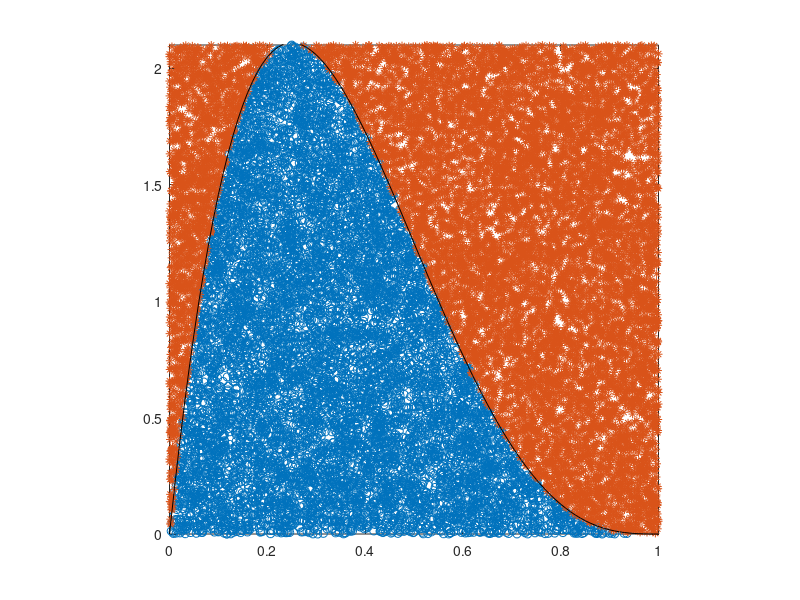

Source code (MATLAB): (Note: this script raises an error after producing the figure.)
%In-class example
%fun = 20*y*(1-y)^3;
c = 2.1;   % constant 
n=10000;  % generate 1000 rv's
% set up the arrays to store variates
x = zeros(1,n);  						% random variates
xy = zeros(1,n);						% corresponding y values
rej = zeros(1,n);						% rejected variates
rejy = zeros(1,n); % corresponding y values
irv=1;			
irej=1;
while irv <= n
   y = rand(1);  % random number from g(y)
   u = rand(1);  % random number for comparison
   if u <= (20*y*(1-y)^3)/c;
      x(irv)=y;
      xy(irv) = u*c;
      irv=irv+1
   else
             rej(irej)= y;
      rejy(irej) = u*c; % really comparing u*c<=2*y
      irej = irej + 1
   end
end

acceptance = irv/(irv+irej);
acceptance

figure(1)
plot(x, xy, "o", rej, rejy, "*")
hold on
xx = 0:0.01:1;
yy = 20.*xx.*(1-xx).^3;
plot(xx,yy, "k")
axis([0 1 0 c])
axis square
hold off

figure(2)
histogram(x, 20, "normalization", "pdf")
axis square
hold on
xx = 0:0.01:1;
yy = 20.*xx.*(1-xx).^3;
plot(xx,yy, "k")
hold off